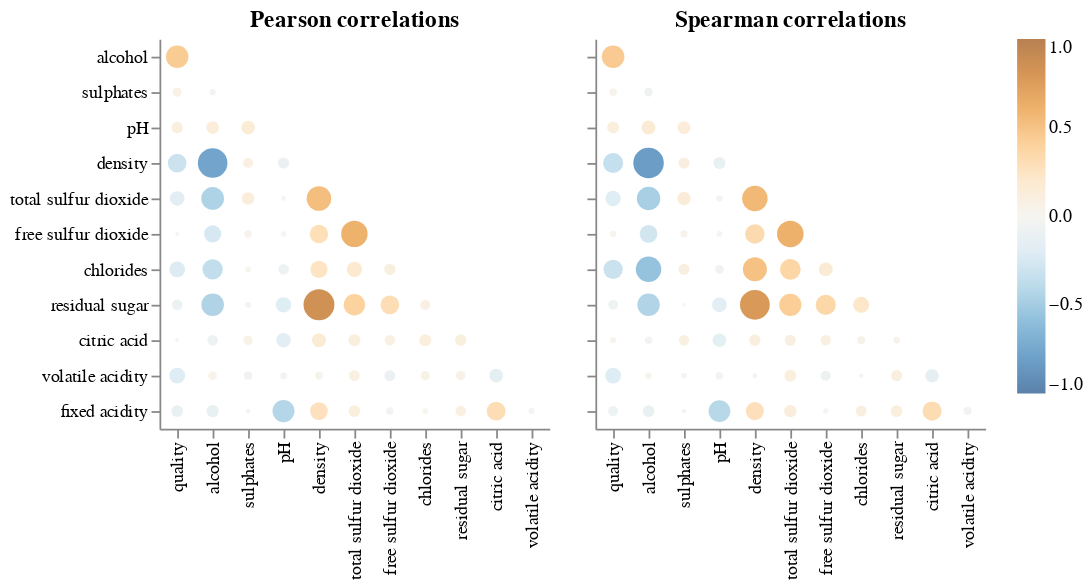

The code cell stored with this chart in its notebook:
### Markdown cell above
By taking a look at the individual distributions of the variables, we can see that the majority of them are approximately normal with some degree of right-skew. This tells us that most of the values tend to cluster around the average, possibly an industry standard, with the more extreme values tending to fall above the average rather than below it. The distributions of residual sugar and alcohol content break this pattern as the residual sugar plot follows a more exponential pattern, and the distribution of alcohol content is still approximately normal but also shows a tendency towards uniformity.

### Code cell
aly.corr(train_df)

### Figure 1 — Vega specification as saved in the notebook (floating-point values rounded to 4 significant figures)
{"$schema": "https://vega.github.io/schema/vega/v5.json", "data": [{"name": "source_0"}, {"name": "data_0", "values": [{"abs_value": 0.03126, "index": "pH", "value": -0.03126, "variable": "volatile acidity"}, {"abs_value": 0.06663, "index": "residual sugar", "value": 0.06663, "variable": "volatile acidity"}, {"abs_value": 0.2088, "index": "quality", "value": -0.2088, "variable": "volatile acidity"}, {"abs_value": 0.05319, "index": "alcohol", "value": 0.05319, "variable": "volatile acidity"}, {"abs_value": 0.0479, "index": "sulphates", "value": -0.0479, "variable": "volatile acidity"}, {"abs_value": 0.04022, "index": "density", "value": 0.04022, "variable": "volatile acidity"}, {"abs_value": 0.09129, "index": "total sulfur dioxide", "value": 0.09129, "variable": "volatile acidity"}, {"abs_value": 0.096, "index": "free sulfur dioxide", "value": -0.096, "variable": "volatile acidity"}, {"abs_value": 0.06269, "index": "chlorides", "value": 0.06269, "variable": "volatile acidity"}, {"abs_value": 0.1562, "index": "citric acid", "value": -0.1562, "variable": "volatile acidity"}, {"abs_value": 0.009412, "index": "pH", "value": -0.009412, "variable": "total sulfur dioxide"}, {"abs_value": 0.1279, "index": "sulphates", "value": 0.1279, "variable": "total sulfur dioxide"}, {"abs_value": 0.4525, "index": "alcohol", "value": -0.4525, "variable": "total sulfur dioxide"}, {"abs_value": 0.1775, "index": "quality", "value": -0.1775, "variable": "total sulfur dioxide"}, {"abs_value": 0.5293, "index": "density", "value": 0.5293, "variable": "total sulfur dioxide"}, {"abs_value": 0.02232, "index": "alcohol", "value": -0.02232, "variable": "sulphates"}, {"abs_value": 0.06091, "index": "quality", "value": 0.06091, "variable": "sulphates"}, {"abs_value": 0.09125, "index": "quality", "value": -0.09125, "variable": "residual sugar"}, {"abs_value": 0.08227, "index": "chlorides", "value": 0.08227, "variable": "residual sugar"}, {"abs_value": 0.3035, "index": "free sulfur dioxide", "value": 0.3035, "variable": "residual sugar"}, {"abs_value": 0.4455, "index": "alcohol", "value": -0.4455, "variable": "residual sugar"}, {"abs_value": 0.3966, "index": "total sulfur dioxide", "value": 0.3966, "variable": "residual sugar"}, {"abs_value": 0.8396, "index": "density", "value": 0.8396, "variable": "residual sugar"}, {"abs_value": 0.1979, "index": "pH", "value": -0.1979, "variable": "residual sugar"}, {"abs_value": 0.02292, "index": "sulphates", "value": -0.02292, "variable": "residual sugar"}, {"abs_value": 0.1546, "index": "sulphates", "value": 0.1546, "variable": "pH"}, {"abs_value": 0.1327, "index": "alcohol", "value": 0.1327, "variable": "pH"}, {"abs_value": 0.1059, "index": "quality", "value": 0.1059, "variable": "pH"}, {"abs_value": 0.2488, "index": "alcohol", "value": -0.2488, "variable": "free sulfur dioxide"}, {"abs_value": 0.03794, "index": "sulphates", "value": 0.03794, "variable": "free sulfur dioxide"}, {"abs_value": 0.01559, "index": "pH", "value": -0.01559, "variable": "free sulfur dioxide"}, {"abs_value": 0.2921, "index": "density", "value": 0.2921, "variable": "free sulfur dioxide"}, {"abs_value": 0.6107, "index": "total sulfur dioxide", "value": 0.6107, "variable": "free sulfur dioxide"}, {"abs_value": 0.001228, "index": "quality", "value": 0.001228, "variable": "free sulfur dioxide"}, {"abs_value": 0.02201, "index": "volatile acidity", "value": -0.02201, "variable": "fixed acidity"}, {"abs_value": 0.3068, "index": "citric acid", "value": 0.3068, "variable": "fixed acidity"}, {"abs_value": 0.0901, "index": "residual sugar", "value": 0.0901, "variable": "fixed acidity"}, {"abs_value": 0.01878, "index": "chlorides", "value": 0.01878, "variable": "fixed acidity"}, {"abs_value": 0.03933, "index": "free sulfur dioxide", "value": -0.03933, "variable": "fixed acidity"}, {"abs_value": 0.1131, "index": "total sulfur dioxide", "value": 0.1131, "variable": "fixed acidity"}, {"abs_value": 0.2699, "index": "density", "value": 0.2699, "variable": "fixed acidity"}, {"abs_value": 0.4225, "index": "pH", "value": -0.4225, "variable": "fixed acidity"}, {"abs_value": 0.00919, "index": "sulphates", "value": -0.00919, "variable": "fixed acidity"}, {"abs_value": 0.1234, "index": "alcohol", "value": -0.1234, "variable": "fixed acidity"}, {"abs_value": 0.1116, "index": "quality", "value": -0.1116, "variable": "fixed acidity"}, {"abs_value": 0.3028, "index": "quality", "value": -0.3028, "variable": "density"}, {"abs_value": 0.7709, "index": "alcohol", "value": -0.7709, "variable": "density"}, {"abs_value": 0.08013, "index": "sulphates", "value": 0.08013, "variable": "density"}, {"abs_value": 0.1004, "index": "pH", "value": -0.1004, "variable": "density"}, {"abs_value": 0.1025, "index": "residual sugar", "value": 0.1025, "variable": "citric acid"}, {"abs_value": 0.1177, "index": "chlorides", "value": 0.1177, "variable": "citric acid"}, {"abs_value": 0.004403, "index": "quality", "value": -0.004403, "variable": "citric acid"}, {"abs_value": 0.08622, "index": "free sulfur dioxide", "value": 0.08622, "variable": "citric acid"}, {"abs_value": 0.1182, "index": "total sulfur dioxide", "value": 0.1182, "variable": "citric acid"}, {"abs_value": 0.1639, "index": "density", "value": 0.1639, "variable": "citric acid"}, {"abs_value": 0.1751, "index": "pH", "value": -0.1751, "variable": "citric acid"}, {"abs_value": 0.06688, "index": "sulphates", "value": 0.06688, "variable": "citric acid"}, {"abs_value": 0.08788, "index": "alcohol", "value": -0.08788, "variable": "citric acid"}, {"abs_value": 0.214, "index": "quality", "value": -0.214, "variable": "chlorides"}, {"abs_value": 0.3586, "index": "alcohol", "value": -0.3586, "variable": "chlorides"}, {"abs_value": 0.0183, "index": "sulphates", "value": 0.0183, "variable": "chlorides"}, {"abs_value": 0.08873, "index": "pH", "value": -0.08873, "variable": "chlorides"}, {"abs_value": 0.2487, "index": "density", "value": 0.2487, "variable": "chlorides"}, {"abs_value": 0.195, "index": "total sulfur dioxide", "value": 0.195, "variable": "chlorides"}, {"abs_value": 0.104, "index": "free sulfur dioxide", "value": 0.104, "variable": "chlorides"}, {"abs_value": 0.4406, "index": "quality", "value": 0.4406, "variable": "alcohol"}]}, {"name": "source_1"}, {"name": "data_1", "values": [{"abs_value": 0.03915, "index": "pH", "value": -0.03915, "variable": "volatile acidity"}, {"abs_value": 0.1001, "index": "residual sugar", "value": 0.1001, "variable": "volatile acidity"}, {"abs_value": 0.2081, "index": "quality", "value": -0.2081, "variable": "volatile acidity"}, {"abs_value": 0.02685, "index": "alcohol", "value": 0.02685, "variable": "volatile acidity"}, {"abs_value": 0.02075, "index": "sulphates", "value": -0.02075, "variable": "volatile acidity"}, {"abs_value": 0.01226, "index": "density", "value": 0.01226, "variable": "volatile acidity"}, {"abs_value": 0.1167, "index": "total sulfur dioxide", "value": 0.1167, "variable": "volatile acidity"}, {"abs_value": 0.08242, "index": "free sulfur dioxide", "value": -0.08242, "variable": "volatile acidity"}, {"abs_value": 0.00673, "index": "chlorides", "value": -0.00673, "variable": "volatile acidity"}, {"abs_value": 0.1515, "index": "citric acid", "value": -0.1515, "variable": "volatile acidity"}, {"abs_value": 0.0234, "index": "pH", "value": -0.0234, "variable": "total sulfur dioxide"}, {"abs_value": 0.1476, "index": "sulphates", "value": 0.1476, "variable": "total sulfur dioxide"}, {"abs_value": 0.481, "index": "alcohol", "value": -0.481, "variable": "total sulfur dioxide"}, {"abs_value": 0.2002, "index": "quality", "value": -0.2002, "variable": "total sulfur dioxide"}, {"abs_value": 0.5659, "index": "density", "value": 0.5659, "variable": "total sulfur dioxide"}, {"abs_value": 0.05432, "index": "alcohol", "value": -0.05432, "variable": "sulphates"}, {"abs_value": 0.03926, "index": "quality", "value": 0.03926, "variable": "sulphates"}, {"abs_value": 0.07249, "index": "quality", "value": -0.07249, "variable": "residual sugar"}, {"abs_value": 0.2173, "index": "chlorides", "value": 0.2173, "variable": "residual sugar"}, {"abs_value": 0.3528, "index": "free sulfur dioxide", "value": 0.3528, "variable": "residual sugar"}, {"abs_value": 0.439, "index": "alcohol", "value": -0.439, "variable": "residual sugar"}, {"abs_value": 0.4282, "index": "total sulfur dioxide", "value": 0.4282, "variable": "residual sugar"}, {"abs_value": 0.7779, "index": "density", "value": 0.7779, "variable": "residual sugar"}, {"abs_value": 0.1834, "index": "pH", "value": -0.1834, "variable": "residual sugar"}, {"abs_value": 0.0001312, "index": "sulphates", "value": -0.0001312, "variable": "residual sugar"}, {"abs_value": 0.1366, "index": "sulphates", "value": 0.1366, "variable": "pH"}, {"abs_value": 0.1617, "index": "alcohol", "value": 0.1617, "variable": "pH"}, {"abs_value": 0.1159, "index": "quality", "value": 0.1159, "variable": "pH"}, {"abs_value": 0.2718, "index": "alcohol", "value": -0.2718, "variable": "free sulfur dioxide"}, {"abs_value": 0.03556, "index": "sulphates", "value": 0.03556, "variable": "free sulfur dioxide"}, {"abs_value": 0.0202, "index": "pH", "value": -0.0202, "variable": "free sulfur dioxide"}, {"abs_value": 0.3275, "index": "density", "value": 0.3275, "variable": "free sulfur dioxide"}, {"abs_value": 0.6162, "index": "total sulfur dioxide", "value": 0.6162, "variable": "free sulfur dioxide"}, {"abs_value": 0.02267, "index": "quality", "value": 0.02267, "variable": "free sulfur dioxide"}, {"abs_value": 0.04552, "index": "volatile acidity", "value": -0.04552, "variable": "fixed acidity"}, {"abs_value": 0.3155, "index": "citric acid", "value": 0.3155, "variable": "fixed acidity"}, {"abs_value": 0.1125, "index": "residual sugar", "value": 0.1125, "variable": "fixed acidity"}, {"abs_value": 0.09678, "index": "chlorides", "value": 0.09678, "variable": "fixed acidity"}, {"abs_value": 0.0159, "index": "free sulfur dioxide", "value": -0.0159, "variable": "fixed acidity"}, {"abs_value": 0.1272, "index": "total sulfur dioxide", "value": 0.1272, "variable": "fixed acidity"}, {"abs_value": 0.2799, "index": "density", "value": 0.2799, "variable": "fixed acidity"}, {"abs_value": 0.4115, "index": "pH", "value": -0.4115, "variable": "fixed acidity"}, {"abs_value": 0.009566, "index": "sulphates", "value": -0.009566, "variable": "fixed acidity"}, {"abs_value": 0.1116, "index": "alcohol", "value": -0.1116, "variable": "fixed acidity"}, {"abs_value": 0.08172, "index": "quality", "value": -0.08172, "variable": "fixed acidity"}, {"abs_value": 0.3474, "index": "quality", "value": -0.3474, "variable": "density"}, {"abs_value": 0.8188, "index": "alcohol", "value": -0.8188, "variable": "density"}, {"abs_value": 0.1011, "index": "sulphates", "value": 0.1011, "variable": "density"}, {"abs_value": 0.1197, "index": "pH", "value": -0.1197, "variable": "density"}, {"abs_value": 0.03023, "index": "residual sugar", "value": 0.03023, "variable": "citric acid"}, {"abs_value": 0.04584, "index": "chlorides", "value": 0.04584, "variable": "citric acid"}, {"abs_value": 0.02038, "index": "quality", "value": 0.02038, "variable": "citric acid"}, {"abs_value": 0.08616, "index": "free sulfur dioxide", "value": 0.08616, "variable": "citric acid"}, {"abs_value": 0.09812, "index": "total sulfur dioxide", "value": 0.09812, "variable": "citric acid"}, {"abs_value": 0.1037, "index": "density", "value": 0.1037, "variable": "citric acid"}, {"abs_value": 0.1538, "index": "pH", "value": -0.1538, "variable": "citric acid"}, {"abs_value": 0.08925, "index": "sulphates", "value": 0.08925, "variable": "citric acid"}, {"abs_value": 0.0397, "index": "alcohol", "value": -0.0397, "variable": "citric acid"}, {"abs_value": 0.3218, "index": "quality", "value": -0.3218, "variable": "chlorides"}, {"abs_value": 0.5669, "index": "alcohol", "value": -0.5669, "variable": "chlorides"}, {"abs_value": 0.09664, "index": "sulphates", "value": 0.09664, "variable": "chlorides"}, {"abs_value": 0.05685, "index": "pH", "value": -0.05685, "variable": "chlorides"}, {"abs_value": 0.5034, "index": "density", "value": 0.5034, "variable": "chlorides"}, {"abs_value": 0.3693, "index": "total sulfur dioxide", "value": 0.3693, "variable": "chlorides"}, {"abs_value": 0.162, "index": "free sulfur dioxide", "value": 0.162, "variable": "chlorides"}, {"abs_value": 0.4442, "index": "quality", "value": 0.4442, "variable": "alcohol"}]}, {"name": "source_0_concat_0_x_domain_index", "values": [{"index": "pH", "sort_field": 3.0}, {"index": "residual sugar", "sort_field": 8.0}, {"index": "quality", "sort_field": 0.0}, {"index": "alcohol", "sort_field": 1.0}, {"index": "sulphates", "sort_field": 2.0}, {"index": "density", "sort_field": 4.0}, {"index": "total sulfur dioxide", "sort_field": 5.0}, {"index": "free sulfur dioxide", "sort_field": 6.0}, {"index": "chlorides", "sort_field": 7.0}, {"index": "citric acid", "sort_field": 9.0}, {"index": "volatile acidity", "sort_field": 10.0}]}, {"name": "source_0_concat_0_y_domain_variable", "values": [{"sort_field": 9.0, "variable": "volatile acidity"}, {"sort_field": 4.0, "variable": "total sulfur dioxide"}, {"sort_field": 1.0, "variable": "sulphates"}, {"sort_field": 7.0, "variable": "residual sugar"}, {"sort_field": 2.0, "variable": "pH"}, {"sort_field": 5.0, "variable": "free sulfur dioxide"}, {"sort_field": 10.0, "variable": "fixed acidity"}, {"sort_field": 3.0, "variable": "density"}, {"sort_field": 8.0, "variable": "citric acid"}, {"sort_field": 6.0, "variable": "chlorides"}, {"sort_field": 0.0, "variable": "alcohol"}]}, {"name": "source_1_concat_1_x_domain_index", "values": [{"index": "pH", "sort_field": 3.0}, {"index": "residual sugar", "sort_field": 8.0}, {"index": "quality", "sort_field": 0.0}, {"index": "alcohol", "sort_field": 1.0}, {"index": "sulphates", "sort_field": 2.0}, {"index": "density", "sort_field": 4.0}, {"index": "total sulfur dioxide", "sort_field": 5.0}, {"index": "free sulfur dioxide", "sort_field": 6.0}, {"index": "chlorides", "sort_field": 7.0}, {"index": "citric acid", "sort_field": 9.0}, {"index": "volatile acidity", "sort_field": 10.0}]}, {"name": "source_1_concat_1_y_domain_variable", "values": [{"sort_field": 9.0, "variable": "volatile acidity"}, {"sort_field": 4.0, "variable": "total sulfur dioxide"}, {"sort_field": 1.0, "variable": "sulphates"}, {"sort_field": 7.0, "variable": "residual sugar"}, {"sort_field": 2.0, "variable": "pH"}, {"sort_field": 5.0, "variable": "free sulfur dioxide"}, {"sort_field": 10.0, "variable": "fixed acidity"}, {"sort_field": 3.0, "variable": "density"}, {"sort_field": 8.0, "variable": "citric acid"}, {"sort_field": 6.0, "variable": "chlorides"}, {"sort_field": 0.0, "variable": "alcohol"}]}], "signals": [{"name": "concat_0_x_step", "value": 20}, {"name": "concat_0_width", "update": "bandspace(domain('concat_0_x').length, 1, 0.5) * concat_0_x_step"}, {"name": "concat_0_y_step", "value": 20}, {"name": "concat_0_height", "update": "bandspace(domain('concat_0_y').length, 1, 0.5) * concat_0_y_step"}, {"name": "concat_1_x_step", "value": 20}, {"name": "concat_1_width", "update": "bandspace(domain('concat_1_x').length, 1, 0.5) * concat_1_x_step"}, {"name": "concat_1_y_step", "value": 20}, {"name": "concat_1_height", "update": "bandspace(domain('concat_1_y').length, 1, 0.5) * concat_1_y_step"}], "marks": [{"type": "group", "name": "concat_0_group", "encode": {"update": {"height": {"signal": "concat_0_height"}, "width": {"signal": "concat_0_width"}}}, "marks": [{"type": "symbol", "name": "concat_0_marks", "from": {"data": "data_0"}, "encode": {"update": {"size": {"field": "abs_value", "scale": "size"}, "shape": {"value": "circle"}, "fill": {"field": "value", "scale": "color"}, "y": {"field": "variable", "scale": "concat_0_y"}, "x": {"field": "index", "scale": "concat_0_x"}, "opacity": {"value": 0.7}, "tooltip": {"signal": "{\"corr\": format(datum[\"value\"], \".2f\"), \"x\": isValid(datum[\"index\"]) ? datum[\"index\"] : \"\"+datum[\"index\"], \"y\": isValid(datum[\"variable\"]) ? datum[\"variable\"] : \"\"+datum[\"variable\"]}"}}}, "style": ["circle"]}], "axes": [{"scale": "concat_0_x", "orient": "bottom", "labelAlign": "right", "labelBaseline": "middle", "labelAngle": 270, "zindex": 0, "grid": false}, {"scale": "concat_0_y", "grid": false, "zindex": 0, "orient": "left"}], "title": {"text": "Pearson correlations", "frame": "group"}, "style": "cell"}, {"type": "group", "name": "concat_1_group", "encode": {"update": {"height": {"signal": "concat_1_height"}, "width": {"signal": "concat_1_width"}}}, "marks": [{"type": "symbol", "name": "concat_1_marks", "from": {"data": "data_1"}, "encode": {"update": {"fill": {"field": "value", "scale": "color"}, "tooltip": {"signal": "{\"corr\": format(datum[\"value\"], \".2f\"), \"x\": isValid(datum[\"index\"]) ? datum[\"index\"] : \"\"+datum[\"index\"], \"y\": isValid(datum[\"variable\"]) ? datum[\"variable\"] : \"\"+datum[\"variable\"]}"}, "x": {"field": "index", "scale": "concat_1_x"}, "size": {"field": "abs_value", "scale": "size"}, "opacity": {"value": 0.7}, "shape": {"value": "circle"}, "y": {"field": "variable", "scale": "concat_1_y"}}}, "style": ["circle"]}], "axes": [{"scale": "concat_1_x", "labelAlign": "right", "orient": "bottom", "labelBaseline": "middle", "zindex": 0, "labelAngle": 270, "grid": false}, {"scale": "concat_1_y", "orient": "left", "grid": false, "zindex": 0, "labels": false}], "title": {"text": "Spearman correlations", "frame": "group"}, "style": "cell"}], "scales": [{"name": "color", "type": "linear", "domain": [-1, 1], "range": {"scheme": "blueorange"}, "interpolate": "hcl", "zero": true}, {"name": "size", "type": "linear", "domain": [0, 1], "range": [4, 361], "zero": true}, {"name": "concat_0_x", "type": "point", "domain": {"data": "source_0_concat_0_x_domain_index", "field": "index", "sort": {"op": "max", "field": "sort_field"}}, "range": {"step": {"signal": "concat_0_x_step"}}, "padding": 0.5}, {"name": "concat_0_y", "type": "point", "domain": {"data": "source_0_concat_0_y_domain_variable", "field": "variable", "sort": {"op": "max", "field": "sort_field"}}, "range": {"step": {"signal": "concat_0_y_step"}}, "padding": 0.5}, {"name": "concat_1_x", "type": "point", "domain": {"data": "source_1_concat_1_x_domain_index", "field": "index", "sort": {"op": "max", "field": "sort_field"}}, "range": {"step": {"signal": "concat_1_x_step"}}, "padding": 0.5}, {"name": "concat_1_y", "type": "point", "domain": {"data": "source_1_concat_1_y_domain_variable", "field": "variable", "sort": {"op": "max", "field": "sort_field"}}, "range": {"step": {"signal": "concat_1_y_step"}}, "padding": 0.5}], "padding": 5, "config": {"style": {"cell": {"strokeWidth": 0}}}, "legends": [{"fill": "color", "gradientLength": {"signal": "clamp(concat_0_height, 64, 200)"}, "encode": {"gradient": {"update": {"opacity": {"value": 0.7}}}}}], "background": "white", "layout": {"padding": 20, "bounds": "full", "align": "each"}}
